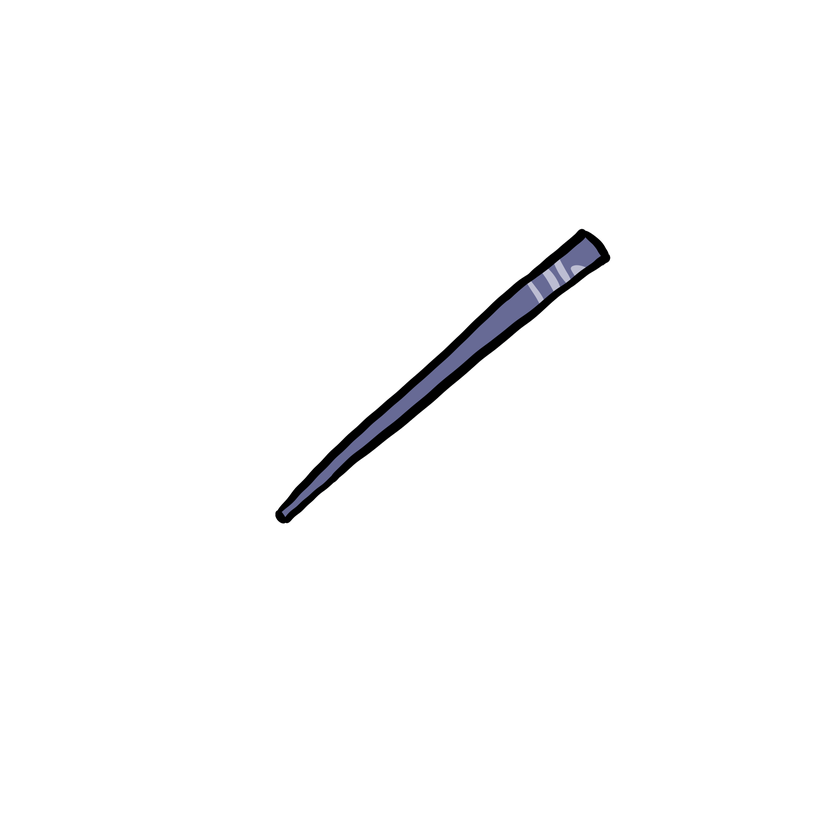
#> input picture img/backChopstick_blue.PNG, 840 x 840 px, shrunk from 2000 x 2000 before the run; its folder holds only this picture in this run
$ python trim_transparent.py
#> lines starting #> are read from the running program, lines starting #| are printed output that depends on the picture
#!/usr/bin/env python3
# -*- coding: utf-8 -*-
"""
透明边裁剪脚本 · 三文鱼之神
- 遍历 img/ 下所有 PNG，按非透明像素计算包围框，裁掉透明边
- 裁剪结果保存到 img_trimmed/，保持文件名一致
- 同时生成 trim_metadata.json，记录每张图在「原图 2000×2000」里的 (x,y,w,h)
  游戏里用裁剪图时，用这个偏移对齐，筷子+食物叠在一起的位置就不会错
"""

from pathlib import Path
import json

try:
    from PIL import Image
    import numpy as np
except ImportError as e:
    print("请先安装: pip install Pillow numpy")
    raise

# 与游戏里 trimCanvas 一致：alpha 大于此值视为不透明
ALPHA_THRESHOLD = 10

IMG_DIR = Path(__file__).resolve().parent / "img"
OUT_DIR = Path(__file__).resolve().parent / "img_trimmed"
META_PATH = Path(__file__).resolve().parent / "trim_metadata.json"


def get_content_bbox(im):
    """根据 alpha 通道得到非透明区域的 (left, top, right, bottom)，与游戏里 alpha > 10 一致。"""
    if im.mode != "RGBA":
        im = im.convert("RGBA")
    a = np.array(im)[:, :, 3]
    rows = np.any(a > ALPHA_THRESHOLD, axis=1)
    cols = np.any(a > ALPHA_THRESHOLD, axis=0)
    if not np.any(rows) or not np.any(cols):
        return None
    rmin, rmax = np.where(rows)[0][[0, -1]]
    cmin, cmax = np.where(cols)[0][[0, -1]]
    return (int(cmin), int(rmin), int(cmax) + 1, int(rmax) + 1)


def trim_one(path: Path):
    """裁剪一张图，返回 (裁剪后的 PIL Image, 元数据 dict)。"""
    im = Image.open(path).convert("RGBA")
#> im is the input picture: PIL image 840x840 RGBA; mean R, G, B, A 1, 1, 1.4, 4.8
    w0, h0 = im.size
#> w0 = 840; h0 = 840
    bbox = get_content_bbox(im)
#> in get_content_bbox, `a = np.array(im)[:, :, 3]`:
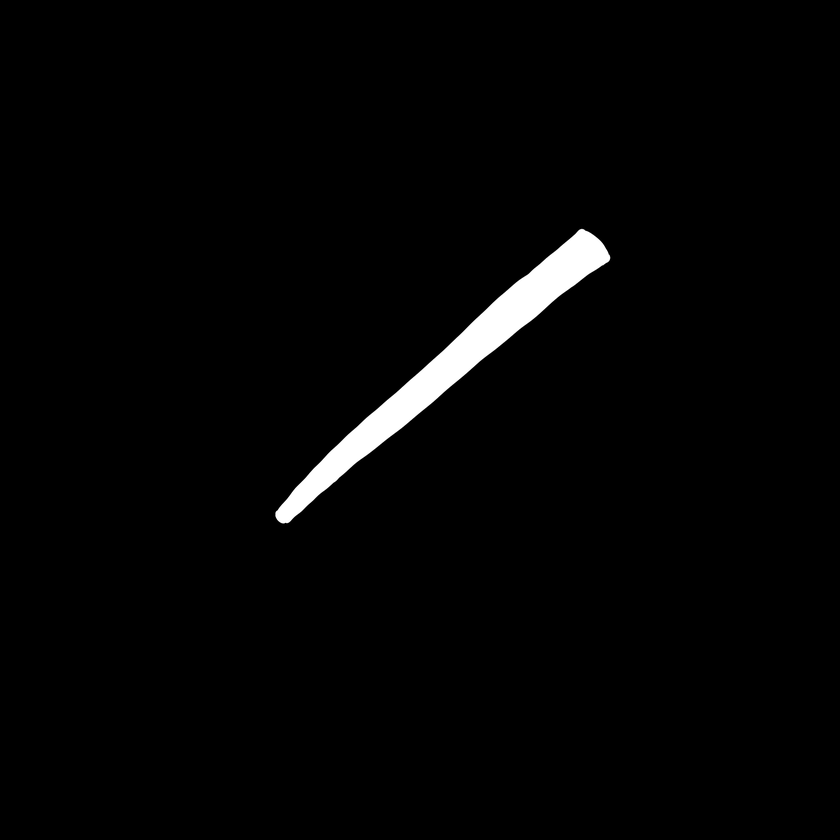
#> a: shape (840, 840); min 0, max 255, mean 4.8
#> in get_content_bbox, `rmin, rmax = np.where(rows)[0][[0, -1]]`: rmin = 228; rmax = 523
#> in get_content_bbox, `cmin, cmax = np.where(cols)[0][[0, -1]]`: cmin = 275; cmax = 610
#> bbox = (275, 228, 611, 524)
    if not bbox:
        # 全透明，不裁，直接保存原图并记录整图为框
        return im, {"x": 0, "y": 0, "w": w0, "h": h0, "origW": w0, "origH": h0}

    left, top, right, bottom = bbox
#> left = 275; top = 228; right = 611; bottom = 524
    # 可选：用 alpha 阈值再扫一遍，与游戏逻辑完全一致（getbbox 用的是任意非零）
    # 这里用 getbbox 通常就够用；若需与前端一致可改成逐像素 alpha > ALPHA_THRESHOLD
    cropped = im.crop((left, top, right, bottom))
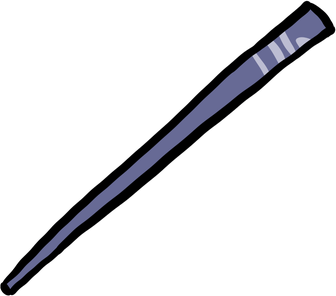
#> cropped: PIL image 336x296 RGBA; mean R, G, B, A 6.9, 7.1, 9.6, 34.3; transparent parts drawn white
    meta = {
        "x": left,
        "y": top,
        "w": right - left,
        "h": bottom - top,
        "origW": w0,
        "origH": h0,
    }
#> meta = {'x': 275, 'y': 228, 'w': 336, 'h': 296, 'origW': 840, 'origH': 840}
    return cropped, meta


def main():
    if not IMG_DIR.is_dir():
        print(f"找不到目录: {IMG_DIR}")
        return

    OUT_DIR.mkdir(parents=True, exist_ok=True)
    metadata = {}

    for path in sorted(IMG_DIR.glob("*.PNG")) + sorted(IMG_DIR.glob("*.png")):
        name = path.name
        try:
            cropped, meta = trim_one(path)
            out_path = OUT_DIR / name
            cropped.save(out_path, "PNG")
            metadata[name] = meta
            print(f"OK {name} -> {meta['w']}x{meta['h']} @ ({meta['x']},{meta['y']})")
#| OK backChopstick_blue.PNG -> 336x296 @ (275,228)
        except Exception as e:
            print(f"SKIP {name}: {e}")
            metadata[name] = None

    with open(META_PATH, "w", encoding="utf-8") as f:
        json.dump(metadata, f, ensure_ascii=False, indent=2)

    # 同时生成 .js，供页面直接引用，无需 fetch，支持 file:// 打开
    js_path = META_PATH.parent / "trim_metadata.js"
    with open(js_path, "w", encoding="utf-8") as f:
        f.write("window.TRIM_METADATA = " + json.dumps(metadata) + ";")

    print(f"\n裁剪结果: {OUT_DIR}")
    print(f"元数据:   {META_PATH} 与 {js_path}")
    print("游戏里用 img_trimmed/ 的图时，用 trim_metadata 做偏移即可保持筷子与食物对齐。直接打开 index.html 即可运行，无需服务器。")


if __name__ == "__main__":
    main()

$ run again, on img/dish_salmonCube.PNG
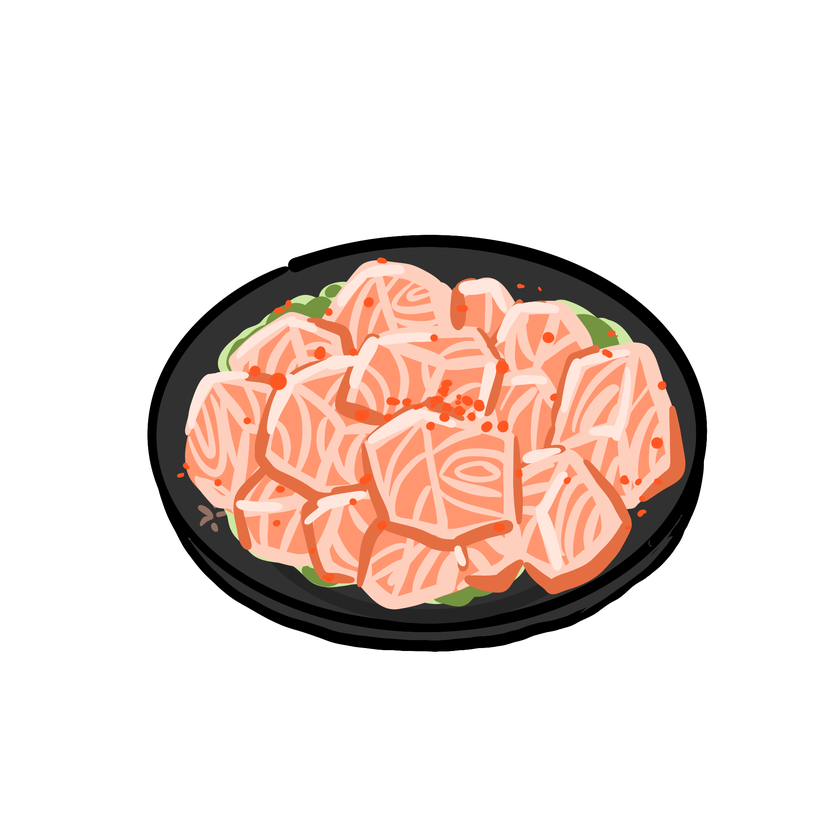
#> input picture img/dish_salmonCube.PNG, 840 x 840 px, shrunk from 2000 x 2000 before the run
#> in trim_one, im is the input picture: PIL image 840x840 RGBA; mean R, G, B, A 47.4, 34.3, 29, 67.1
#> in get_content_bbox, `a = np.array(im)[:, :, 3]`:
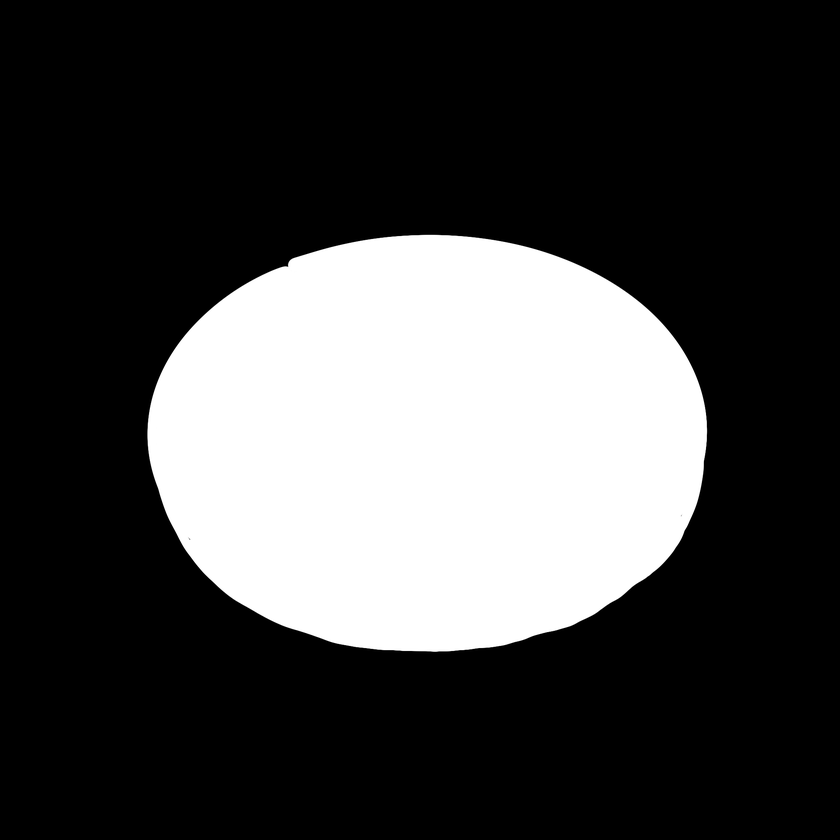
#> a: shape (840, 840); min 0, max 255, mean 67.1
#> rmin = 234; rmax = 651
#> cmin = 147; cmax = 707
#> bbox = (147, 234, 708, 652)
#> left = 147; top = 234; right = 708; bottom = 652
#> in trim_one, `cropped = im.crop((left, top, right, bottom))`:
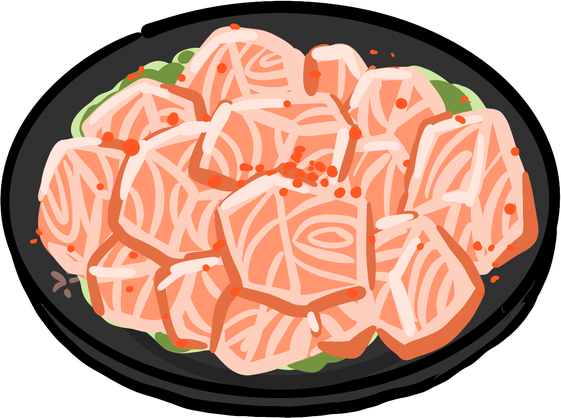
#> cropped: PIL image 561x418 RGBA; mean R, G, B, A 142.8, 103.3, 87.3, 201.8; transparent parts drawn white
#> in trim_one, `meta = { "x": left, "y": top, "w": right - left, "h": bottom - top, "o..`: meta = {'x': 147, 'y': 234, 'w': 561, 'h': 418, 'origW': 840, 'origH': 840}
#| OK dish_salmonCube.PNG -> 561x418 @ (147,234)

$ run again, on img/dish_salmonSlice.PNG
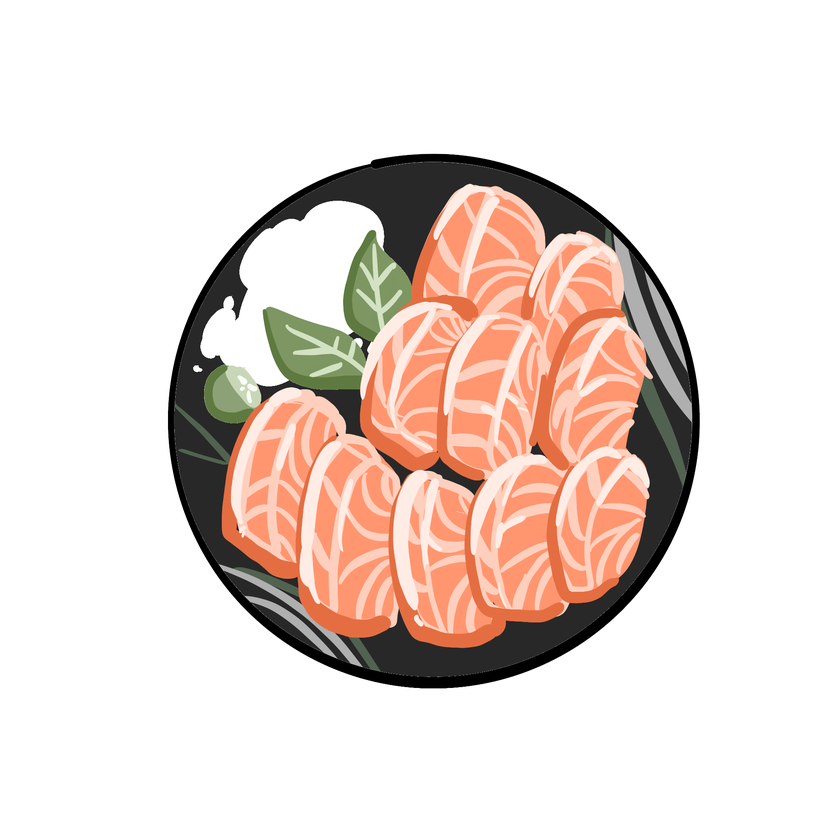
#> input picture img/dish_salmonSlice.PNG, 840 x 840 px, shrunk from 2000 x 2000 before the run
#> in trim_one, im is the input picture: PIL image 840x840 RGBA; mean R, G, B, A 58.4, 44.9, 38.7, 80.7
#> in get_content_bbox, `a = np.array(im)[:, :, 3]`:
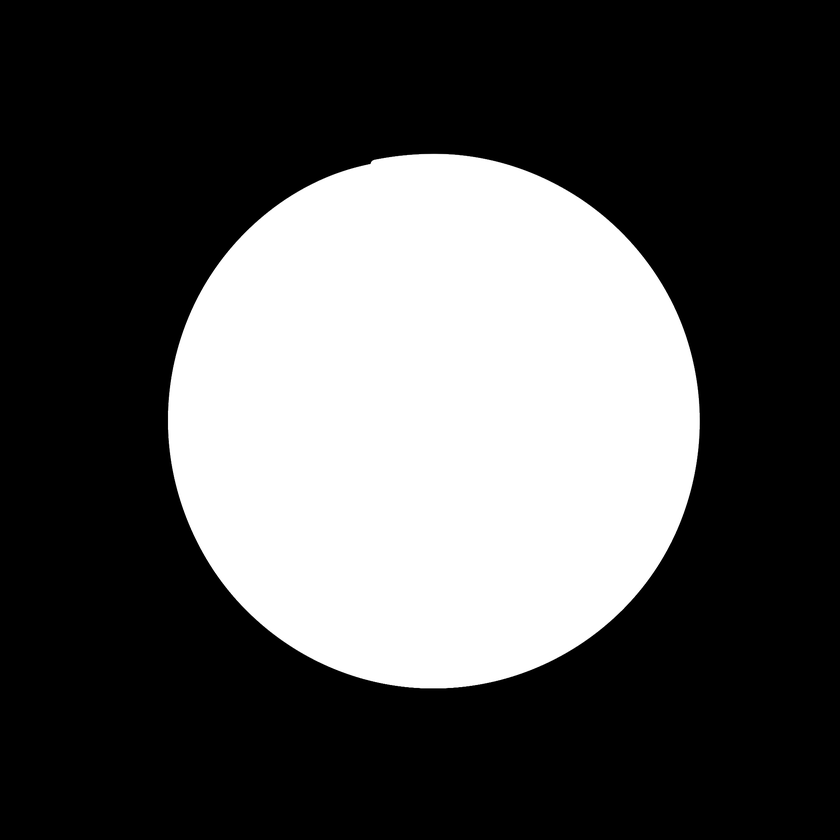
#> a: shape (840, 840); min 0, max 255, mean 80.7
#> rmin = 153; rmax = 688
#> cmin = 167; cmax = 699
#> bbox = (167, 153, 700, 689)
#> left = 167; top = 153; right = 700; bottom = 689
#> in trim_one, `cropped = im.crop((left, top, right, bottom))`:
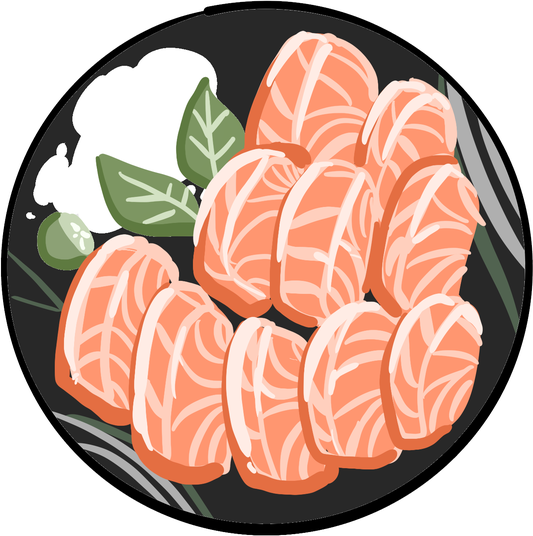
#> cropped: PIL image 533x536 RGBA; mean R, G, B, A 144.2, 110.8, 95.7, 199.2; transparent parts drawn white
#> in trim_one, `meta = { "x": left, "y": top, "w": right - left, "h": bottom - top, "o..`: meta = {'x': 167, 'y': 153, 'w': 533, 'h': 536, 'origW': 840, 'origH': 840}
#| OK dish_salmonSlice.PNG -> 533x536 @ (167,153)
